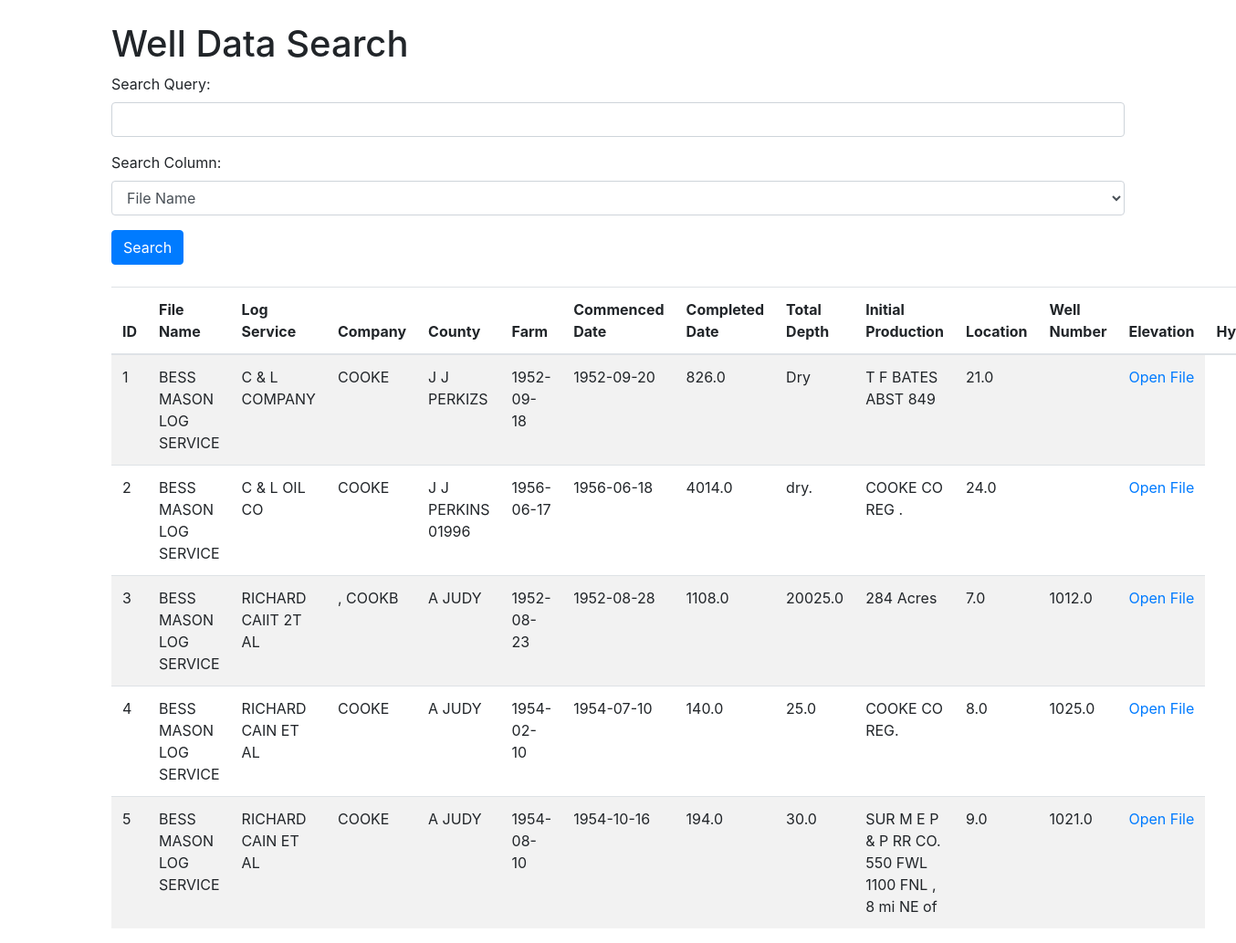
The page / on the database its author committed.
### app.py (models this page shows)
class Well(db.Model):
    __tablename__ = 'wells'
    id = db.Column(db.Integer, primary_key=True)
    file_name = db.Column(db.String(100))
    log_service = db.Column(db.String(100))
    company = db.Column(db.String(100))
    county = db.Column(db.String(100))
    farm = db.Column(db.String(100))
    commenced_date = db.Column(db.String(100))
    completed_date = db.Column(db.String(100))
    total_depth = db.Column(db.String(100))
    initial_production = db.Column(db.String(100))
    location = db.Column(db.String(100))
    well_number = db.Column(db.String(100))
    elevation = db.Column(db.String(100))
    materials = db.Column(db.Text)
    hyperlink = db.Column(db.String(255))

### app.py (the view)
@app.route('/', methods=['GET', 'POST'])
def index():
    if request.method == 'POST':
        query = request.form.get('query')
        column = request.form.get('column')
        if query and column:
            wells = Well.query.with_entities(
                Well.id,
                Well.file_name,
                Well.log_service,
                Well.company,
                Well.county,
                Well.farm,
                Well.commenced_date,
                Well.completed_date,
                Well.total_depth,
                Well.initial_production,
                Well.location,
                Well.well_number,
                Well.elevation,
                Well.materials,
                Well.hyperlink
            ).filter(getattr(Well, column).like(f'%{query}%')).all()
        else:
            wells = Well.query.with_entities(
                Well.id,
                Well.file_name,
                Well.log_service,
                Well.company,
                Well.county,
                Well.farm,
                Well.commenced_date,
                Well.completed_date,
                Well.total_depth,
                Well.initial_production,
                Well.location,
                Well.well_number,
                Well.elevation,
                Well.materials,
                Well.hyperlink
            ).limit(10000).all()
    else:
        wells = Well.query.with_entities(
            Well.id,
            Well.file_name,
            Well.log_service,
            Well.company,
            Well.county,
            Well.farm,
            Well.commenced_date,
            Well.completed_date,
            Well.total_depth,
            Well.initial_production,
            Well.location,
            Well.well_number,
            Well.elevation,
            Well.materials,
            Well.hyperlink
        ).limit(10000).all()
    return render_template('index.html', wells=wells)

### templates/index.html (shortened to what this page needs)
<!DOCTYPE html>
<html lang="en">
<head>
    <link rel="stylesheet" href="https://stackpath.bootstrapcdn.com/bootstrap/4.5.2/css/bootstrap.min.css">
</head>
<body>
    <div class="container mt-4">
        <h1>Well Data Search</h1>
        <form method="POST">
            <div class="form-group">
                <label for="query">Search Query:</label>
                <input type="text" class="form-control" id="query" name="query">
            </div>
            <div class="form-group">
                <label for="column">Search Column:</label>
                <select class="form-control" id="column" name="column">
                    <option value="file_name">File Name</option>
                </select>
            </div>
            <button type="submit" class="btn btn-primary">Search</button>
        </form>
        <table class="table table-striped mt-4">
            <thead>
                <tr>
                    <th>ID</th>
                    <th>File Name</th>
                    <th>Log Service</th>
                    <th>Company</th>
                    <th>County</th>
                    <th>Farm</th>
                    <th>Commenced Date</th>
                    <th>Completed Date</th>
                    <th>Total Depth</th>
                    <th>Initial Production</th>
                    <th>Location</th>
                    <th>Well Number</th>
                    <th>Elevation</th>
                    <th>Hyperlink</th>
                </tr>
            </thead>
            <tbody>
                {% for well in wells %}
                <tr>
                    <td>{{ well.id }}</td>
                    <td>{{ well.log_service }}</td>
                    <td>{{ well.company }}</td>
                    <td>{{ well.county }}</td>
                    <td>{{ well.farm }}</td>
                    <td>{{ well.commenced_date }}</td>
                    <td>{{ well.completed_date }}</td>
                    <td>{{ well.total_depth }}</td>
                    <td>{{ well.initial_production }}</td>
                    <td>{{ well.location }}</td>
                    <td>{{ well.well_number }}</td>
                    <td>{{ well.elevation }}</td>
                    <td>
                        <a href="{{ url_for('serve_file', file_path=well.hyperlink) }}" target="_blank">Open File</a>
                    </td>
                </tr>
                {% endfor %}
            </tbody>
        </table>
    </div>
</body>
</html>

### rows shown on the page
Well: id "1", log_service "BESS MASON LOG SERVICE", company "C & L COMPANY", county "COOKE", farm "J J PERKIZS", commenced_date "1952-09-18", completed_date "1952-09-20", total_depth "826.0", initial_production "Dry", location "T F BATES ABST 849", well_number "21.0"
Well: id "2", log_service "BESS MASON LOG SERVICE", company "C & L OIL CO", county "COOKE", farm "J J PERKINS 01996", commenced_date "1956-06-17", completed_date "1956-06-18", total_depth "4014.0", initial_production "dry.", location "COOKE CO REG .", well_number "24.0"
Well: id "3", log_service "BESS MASON LOG SERVICE", company "RICHARD CAIIT 2T AL", county ", COOKB", farm "A JUDY", commenced_date "1952-08-23", completed_date "1952-08-28", total_depth "1108.0", initial_production "20025.0", location "284 Acres", well_number "7.0", elevation "1012.0"
Well: id "4", log_service "BESS MASON LOG SERVICE", company "RICHARD CAIN ET AL", county "COOKE", farm "A JUDY", commenced_date "1954-02-10", completed_date "1954-07-10", total_depth "140.0", initial_production "25.0", location "COOKE CO REG.", well_number "8.0", elevation "1025.0"
Well: id "5", log_service "BESS MASON LOG SERVICE", company "RICHARD CAIN ET AL", county "COOKE", farm "A JUDY", commenced_date "1954-08-10", completed_date "1954-10-16", total_depth "194.0", initial_production "30.0", location "SUR M E P & P RR CO. 550 FWL 1100 FNL , 8 mi NE of", well_number "9.0", elevation "1021.0"
